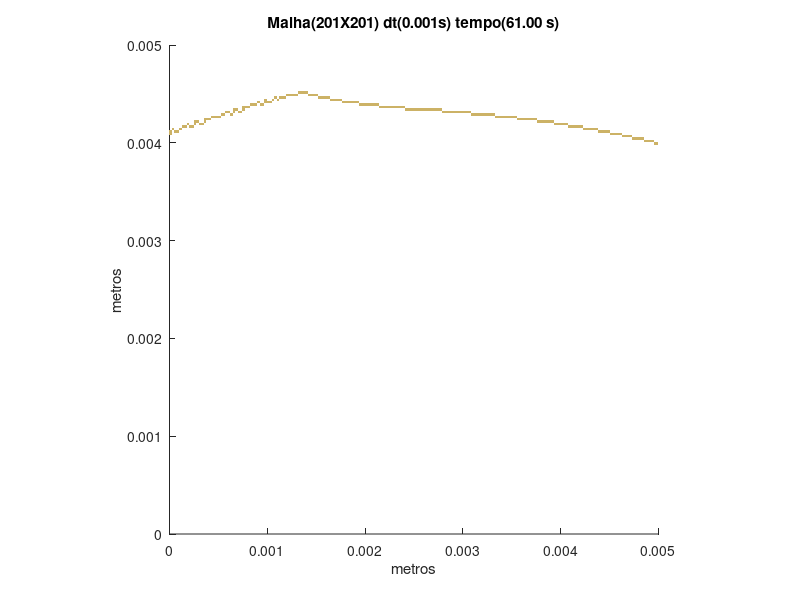

Recreate this plot in MATLAB.
set (gca,'PlotBoxAspectRatio',[1 1 1],'Xlim',[0,0.005],'Ylim',[0,0.005])
hold on
title('Malha(201X201) dt(0.001s) tempo(61.00 s)')
hold on
ylabel('metros')
hold on
xlabel('metros')
hold on

fill([0.00495024875621891 0.00495024875621891 0.00497512437810945 0.00497512437810945],[0.00398009950248756 0.00400497512437811 0.00400497512437811 0.00398009950248756],[0.8,0.7,0.4],'LineStyle','none')

fill([0.00497512437810945 0.00497512437810945 0.005 0.005],[0.00398009950248756 0.00400497512437811 0.00400497512437811 0.00398009950248756],[0.8,0.7,0.4],'LineStyle','none')

fill([0.00485074626865672 0.00485074626865672 0.00487562189054726 0.00487562189054726],[0.00400497512437811 0.00402985074626866 0.00402985074626866 0.00400497512437811],[0.8,0.7,0.4],'LineStyle','none')

fill([0.00487562189054726 0.00487562189054726 0.00490049751243781 0.00490049751243781],[0.00400497512437811 0.00402985074626866 0.00402985074626866 0.00400497512437811],[0.8,0.7,0.4],'LineStyle','none')

fill([0.00490049751243781 0.00490049751243781 0.00492537313432836 0.00492537313432836],[0.00400497512437811 0.00402985074626866 0.00402985074626866 0.00400497512437811],[0.8,0.7,0.4],'LineStyle','none')

fill([0.00492537313432836 0.00492537313432836 0.00495024875621891 0.00495024875621891],[0.00400497512437811 0.00402985074626866 0.00402985074626866 0.00400497512437811],[0.8,0.7,0.4],'LineStyle','none')

fill([0.00472636815920398 0.00472636815920398 0.00475124378109453 0.00475124378109453],[0.00402985074626866 0.0040547263681592 0.0040547263681592 0.00402985074626866],[0.8,0.7,0.4],'LineStyle','none')

fill([0.00475124378109453 0.00475124378109453 0.00477611940298507 0.00477611940298507],[0.00402985074626866 0.0040547263681592 0.0040547263681592 0.00402985074626866],[0.8,0.7,0.4],'LineStyle','none')

fill([0.00477611940298507 0.00477611940298507 0.00480099502487562 0.00480099502487562],[0.00402985074626866 0.0040547263681592 0.0040547263681592 0.00402985074626866],[0.8,0.7,0.4],'LineStyle','none')

fill([0.00480099502487562 0.00480099502487562 0.00482587064676617 0.00482587064676617],[0.00402985074626866 0.0040547263681592 0.0040547263681592 0.00402985074626866],[0.8,0.7,0.4],'LineStyle','none')

fill([0.00482587064676617 0.00482587064676617 0.00485074626865672 0.00485074626865672],[0.00402985074626866 0.0040547263681592 0.0040547263681592 0.00402985074626866],[0.8,0.7,0.4],'LineStyle','none')

fill([0.00462686567164179 0.00462686567164179 0.00465174129353234 0.00465174129353234],[0.0040547263681592 0.00407960199004975 0.00407960199004975 0.0040547263681592],[0.8,0.7,0.4],'LineStyle','none')

fill([0.00465174129353234 0.00465174129353234 0.00467661691542289 0.00467661691542289],[0.0040547263681592 0.00407960199004975 0.00407960199004975 0.0040547263681592],[0.8,0.7,0.4],'LineStyle','none')

fill([0.00467661691542289 0.00467661691542289 0.00470149253731343 0.00470149253731343],[0.0040547263681592 0.00407960199004975 0.00407960199004975 0.0040547263681592],[0.8,0.7,0.4],'LineStyle','none')

fill([0.00470149253731343 0.00470149253731343 0.00472636815920398 0.00472636815920398],[0.0040547263681592 0.00407960199004975 0.00407960199004975 0.0040547263681592],[0.8,0.7,0.4],'LineStyle','none')

fill([0 0 2.48756218905473E-05 2.48756218905473E-05],[0.00407960199004975 0.0041044776119403 0.0041044776119403 0.00407960199004975],[0.8,0.7,0.4],'LineStyle','none')

fill([0.00450248756218905 0.00450248756218905 0.0045273631840796 0.0045273631840796],[0.00407960199004975 0.0041044776119403 0.0041044776119403 0.00407960199004975],[0.8,0.7,0.4],'LineStyle','none')

fill([0.0045273631840796 0.0045273631840796 0.00455223880597015 0.00455223880597015],[0.00407960199004975 0.0041044776119403 0.0041044776119403 0.00407960199004975],[0.8,0.7,0.4],'LineStyle','none')

fill([0.00455223880597015 0.00455223880597015 0.0045771144278607 0.0045771144278607],[0.00407960199004975 0.0041044776119403 0.0041044776119403 0.00407960199004975],[0.8,0.7,0.4],'LineStyle','none')

fill([0.0045771144278607 0.0045771144278607 0.00460199004975124 0.00460199004975124],[0.00407960199004975 0.0041044776119403 0.0041044776119403 0.00407960199004975],[0.8,0.7,0.4],'LineStyle','none')

fill([0.00460199004975124 0.00460199004975124 0.00462686567164179 0.00462686567164179],[0.00407960199004975 0.0041044776119403 0.0041044776119403 0.00407960199004975],[0.8,0.7,0.4],'LineStyle','none')

fill([0 0 2.48756218905473E-05 2.48756218905473E-05],[0.0041044776119403 0.00412935323383085 0.00412935323383085 0.0041044776119403],[0.8,0.7,0.4],'LineStyle','none')

fill([4.97512437810945E-05 4.97512437810945E-05 7.46268656716418E-05 7.46268656716418E-05],[0.0041044776119403 0.00412935323383085 0.00412935323383085 0.0041044776119403],[0.8,0.7,0.4],'LineStyle','none')

fill([7.46268656716418E-05 7.46268656716418E-05 9.95024875621891E-05 9.95024875621891E-05],[0.0041044776119403 0.00412935323383085 0.00412935323383085 0.0041044776119403],[0.8,0.7,0.4],'LineStyle','none')

fill([0.00437810945273632 0.00437810945273632 0.00440298507462687 0.00440298507462687],[0.0041044776119403 0.00412935323383085 0.00412935323383085 0.0041044776119403],[0.8,0.7,0.4],'LineStyle','none')

fill([0.00440298507462687 0.00440298507462687 0.00442786069651741 0.00442786069651741],[0.0041044776119403 0.00412935323383085 0.00412935323383085 0.0041044776119403],[0.8,0.7,0.4],'LineStyle','none')

fill([0.00442786069651741 0.00442786069651741 0.00445273631840796 0.00445273631840796],[0.0041044776119403 0.00412935323383085 0.00412935323383085 0.0041044776119403],[0.8,0.7,0.4],'LineStyle','none')

fill([0.00445273631840796 0.00445273631840796 0.00447761194029851 0.00447761194029851],[0.0041044776119403 0.00412935323383085 0.00412935323383085 0.0041044776119403],[0.8,0.7,0.4],'LineStyle','none')

fill([0.00447761194029851 0.00447761194029851 0.00450248756218905 0.00450248756218905],[0.0041044776119403 0.00412935323383085 0.00412935323383085 0.0041044776119403],[0.8,0.7,0.4],'LineStyle','none')

fill([2.48756218905473E-05 2.48756218905473E-05 4.97512437810945E-05 4.97512437810945E-05],[0.00412935323383085 0.00415422885572139 0.00415422885572139 0.00412935323383085],[0.8,0.7,0.4],'LineStyle','none')

fill([9.95024875621891E-05 9.95024875621891E-05 0.000124378109452736 0.000124378109452736],[0.00412935323383085 0.00415422885572139 0.00415422885572139 0.00412935323383085],[0.8,0.7,0.4],'LineStyle','none')

fill([0.00422885572139303 0.00422885572139303 0.00425373134328358 0.00425373134328358],[0.00412935323383085 0.00415422885572139 0.00415422885572139 0.00412935323383085],[0.8,0.7,0.4],'LineStyle','none')

fill([0.00425373134328358 0.00425373134328358 0.00427860696517413 0.00427860696517413],[0.00412935323383085 0.00415422885572139 0.00415422885572139 0.00412935323383085],[0.8,0.7,0.4],'LineStyle','none')

fill([0.00427860696517413 0.00427860696517413 0.00430348258706468 0.00430348258706468],[0.00412935323383085 0.00415422885572139 0.00415422885572139 0.00412935323383085],[0.8,0.7,0.4],'LineStyle','none')

fill([0.00430348258706468 0.00430348258706468 0.00432835820895522 0.00432835820895522],[0.00412935323383085 0.00415422885572139 0.00415422885572139 0.00412935323383085],[0.8,0.7,0.4],'LineStyle','none')

fill([0.00432835820895522 0.00432835820895522 0.00435323383084577 0.00435323383084577],[0.00412935323383085 0.00415422885572139 0.00415422885572139 0.00412935323383085],[0.8,0.7,0.4],'LineStyle','none')

fill([0.00435323383084577 0.00435323383084577 0.00437810945273632 0.00437810945273632],[0.00412935323383085 0.00415422885572139 0.00415422885572139 0.00412935323383085],[0.8,0.7,0.4],'LineStyle','none')

fill([0.000124378109452736 0.000124378109452736 0.000149253731343284 0.000149253731343284],[0.00415422885572139 0.00417910447761194 0.00417910447761194 0.00415422885572139],[0.8,0.7,0.4],'LineStyle','none')

fill([0.000149253731343284 0.000149253731343284 0.000174129353233831 0.000174129353233831],[0.00415422885572139 0.00417910447761194 0.00417910447761194 0.00415422885572139],[0.8,0.7,0.4],'LineStyle','none')

fill([0.000199004975124378 0.000199004975124378 0.000223880597014925 0.000223880597014925],[0.00415422885572139 0.00417910447761194 0.00417910447761194 0.00415422885572139],[0.8,0.7,0.4],'LineStyle','none')

fill([0.000223880597014925 0.000223880597014925 0.000248756218905473 0.000248756218905473],[0.00415422885572139 0.00417910447761194 0.00417910447761194 0.00415422885572139],[0.8,0.7,0.4],'LineStyle','none')

fill([0.00407960199004975 0.00407960199004975 0.0041044776119403 0.0041044776119403],[0.00415422885572139 0.00417910447761194 0.00417910447761194 0.00415422885572139],[0.8,0.7,0.4],'LineStyle','none')

fill([0.0041044776119403 0.0041044776119403 0.00412935323383085 0.00412935323383085],[0.00415422885572139 0.00417910447761194 0.00417910447761194 0.00415422885572139],[0.8,0.7,0.4],'LineStyle','none')

fill([0.00412935323383085 0.00412935323383085 0.00415422885572139 0.00415422885572139],[0.00415422885572139 0.00417910447761194 0.00417910447761194 0.00415422885572139],[0.8,0.7,0.4],'LineStyle','none')

fill([0.00415422885572139 0.00415422885572139 0.00417910447761194 0.00417910447761194],[0.00415422885572139 0.00417910447761194 0.00417910447761194 0.00415422885572139],[0.8,0.7,0.4],'LineStyle','none')

fill([0.00417910447761194 0.00417910447761194 0.00420398009950249 0.00420398009950249],[0.00415422885572139 0.00417910447761194 0.00417910447761194 0.00415422885572139],[0.8,0.7,0.4],'LineStyle','none')

fill([0.00420398009950249 0.00420398009950249 0.00422885572139303 0.00422885572139303],[0.00415422885572139 0.00417910447761194 0.00417910447761194 0.00415422885572139],[0.8,0.7,0.4],'LineStyle','none')

fill([0.000174129353233831 0.000174129353233831 0.000199004975124378 0.000199004975124378],[0.00417910447761194 0.00420398009950249 0.00420398009950249 0.00417910447761194],[0.8,0.7,0.4],'LineStyle','none')

fill([0.000248756218905473 0.000248756218905473 0.00027363184079602 0.00027363184079602],[0.00417910447761194 0.00420398009950249 0.00420398009950249 0.00417910447761194],[0.8,0.7,0.4],'LineStyle','none')

fill([0.000298507462686567 0.000298507462686567 0.000323383084577114 0.000323383084577114],[0.00417910447761194 0.00420398009950249 0.00420398009950249 0.00417910447761194],[0.8,0.7,0.4],'LineStyle','none')

fill([0.000323383084577114 0.000323383084577114 0.000348258706467662 0.000348258706467662],[0.00417910447761194 0.00420398009950249 0.00420398009950249 0.00417910447761194],[0.8,0.7,0.4],'LineStyle','none')

fill([0.00393034825870647 0.00393034825870647 0.00395522388059701 0.00395522388059701],[0.00417910447761194 0.00420398009950249 0.00420398009950249 0.00417910447761194],[0.8,0.7,0.4],'LineStyle','none')

fill([0.00395522388059701 0.00395522388059701 0.00398009950248756 0.00398009950248756],[0.00417910447761194 0.00420398009950249 0.00420398009950249 0.00417910447761194],[0.8,0.7,0.4],'LineStyle','none')

fill([0.00398009950248756 0.00398009950248756 0.00400497512437811 0.00400497512437811],[0.00417910447761194 0.00420398009950249 0.00420398009950249 0.00417910447761194],[0.8,0.7,0.4],'LineStyle','none')

fill([0.00400497512437811 0.00400497512437811 0.00402985074626866 0.00402985074626866],[0.00417910447761194 0.00420398009950249 0.00420398009950249 0.00417910447761194],[0.8,0.7,0.4],'LineStyle','none')

fill([0.00402985074626866 0.00402985074626866 0.0040547263681592 0.0040547263681592],[0.00417910447761194 0.00420398009950249 0.00420398009950249 0.00417910447761194],[0.8,0.7,0.4],'LineStyle','none')

fill([0.0040547263681592 0.0040547263681592 0.00407960199004975 0.00407960199004975],[0.00417910447761194 0.00420398009950249 0.00420398009950249 0.00417910447761194],[0.8,0.7,0.4],'LineStyle','none')

fill([0.000248756218905473 0.000248756218905473 0.00027363184079602 0.00027363184079602],[0.00420398009950249 0.00422885572139303 0.00422885572139303 0.00420398009950249],[0.8,0.7,0.4],'LineStyle','none')

fill([0.00027363184079602 0.00027363184079602 0.000298507462686567 0.000298507462686567],[0.00420398009950249 0.00422885572139303 0.00422885572139303 0.00420398009950249],[0.8,0.7,0.4],'LineStyle','none')

fill([0.000348258706467662 0.000348258706467662 0.000373134328358209 0.000373134328358209],[0.00420398009950249 0.00422885572139303 0.00422885572139303 0.00420398009950249],[0.8,0.7,0.4],'LineStyle','none')

fill([0.00375621890547264 0.00375621890547264 0.00378109452736318 0.00378109452736318],[0.00420398009950249 0.00422885572139303 0.00422885572139303 0.00420398009950249],[0.8,0.7,0.4],'LineStyle','none')

fill([0.00378109452736318 0.00378109452736318 0.00380597014925373 0.00380597014925373],[0.00420398009950249 0.00422885572139303 0.00422885572139303 0.00420398009950249],[0.8,0.7,0.4],'LineStyle','none')

fill([0.00380597014925373 0.00380597014925373 0.00383084577114428 0.00383084577114428],[0.00420398009950249 0.00422885572139303 0.00422885572139303 0.00420398009950249],[0.8,0.7,0.4],'LineStyle','none')

fill([0.00383084577114428 0.00383084577114428 0.00385572139303483 0.00385572139303483],[0.00420398009950249 0.00422885572139303 0.00422885572139303 0.00420398009950249],[0.8,0.7,0.4],'LineStyle','none')

fill([0.00385572139303483 0.00385572139303483 0.00388059701492537 0.00388059701492537],[0.00420398009950249 0.00422885572139303 0.00422885572139303 0.00420398009950249],[0.8,0.7,0.4],'LineStyle','none')

fill([0.00388059701492537 0.00388059701492537 0.00390547263681592 0.00390547263681592],[0.00420398009950249 0.00422885572139303 0.00422885572139303 0.00420398009950249],[0.8,0.7,0.4],'LineStyle','none')

fill([0.00390547263681592 0.00390547263681592 0.00393034825870647 0.00393034825870647],[0.00420398009950249 0.00422885572139303 0.00422885572139303 0.00420398009950249],[0.8,0.7,0.4],'LineStyle','none')

fill([0.000348258706467662 0.000348258706467662 0.000373134328358209 0.000373134328358209],[0.00422885572139303 0.00425373134328358 0.00425373134328358 0.00422885572139303],[0.8,0.7,0.4],'LineStyle','none')

fill([0.000373134328358209 0.000373134328358209 0.000398009950248756 0.000398009950248756],[0.00422885572139303 0.00425373134328358 0.00425373134328358 0.00422885572139303],[0.8,0.7,0.4],'LineStyle','none')

fill([0.000398009950248756 0.000398009950248756 0.000422885572139303 0.000422885572139303],[0.00422885572139303 0.00425373134328358 0.00425373134328358 0.00422885572139303],[0.8,0.7,0.4],'LineStyle','none')

fill([0.00355721393034826 0.00355721393034826 0.00358208955223881 0.00358208955223881],[0.00422885572139303 0.00425373134328358 0.00425373134328358 0.00422885572139303],[0.8,0.7,0.4],'LineStyle','none')

fill([0.00358208955223881 0.00358208955223881 0.00360696517412935 0.00360696517412935],[0.00422885572139303 0.00425373134328358 0.00425373134328358 0.00422885572139303],[0.8,0.7,0.4],'LineStyle','none')

fill([0.00360696517412935 0.00360696517412935 0.0036318407960199 0.0036318407960199],[0.00422885572139303 0.00425373134328358 0.00425373134328358 0.00422885572139303],[0.8,0.7,0.4],'LineStyle','none')

fill([0.0036318407960199 0.0036318407960199 0.00365671641791045 0.00365671641791045],[0.00422885572139303 0.00425373134328358 0.00425373134328358 0.00422885572139303],[0.8,0.7,0.4],'LineStyle','none')

fill([0.00365671641791045 0.00365671641791045 0.003681592039801 0.003681592039801],[0.00422885572139303 0.00425373134328358 0.00425373134328358 0.00422885572139303],[0.8,0.7,0.4],'LineStyle','none')

fill([0.003681592039801 0.003681592039801 0.00370646766169154 0.00370646766169154],[0.00422885572139303 0.00425373134328358 0.00425373134328358 0.00422885572139303],[0.8,0.7,0.4],'LineStyle','none')

fill([0.00370646766169154 0.00370646766169154 0.00373134328358209 0.00373134328358209],[0.00422885572139303 0.00425373134328358 0.00425373134328358 0.00422885572139303],[0.8,0.7,0.4],'LineStyle','none')

fill([0.00373134328358209 0.00373134328358209 0.00375621890547264 0.00375621890547264],[0.00422885572139303 0.00425373134328358 0.00425373134328358 0.00422885572139303],[0.8,0.7,0.4],'LineStyle','none')

fill([0.000422885572139303 0.000422885572139303 0.000447761194029851 0.000447761194029851],[0.00425373134328358 0.00427860696517413 0.00427860696517413 0.00425373134328358],[0.8,0.7,0.4],'LineStyle','none')

fill([0.000447761194029851 0.000447761194029851 0.000472636815920398 0.000472636815920398],[0.00425373134328358 0.00427860696517413 0.00427860696517413 0.00425373134328358],[0.8,0.7,0.4],'LineStyle','none')

fill([0.000472636815920398 0.000472636815920398 0.000497512437810945 0.000497512437810945],[0.00425373134328358 0.00427860696517413 0.00427860696517413 0.00425373134328358],[0.8,0.7,0.4],'LineStyle','none')

fill([0.000497512437810945 0.000497512437810945 0.000522388059701492 0.000522388059701492],[0.00425373134328358 0.00427860696517413 0.00427860696517413 0.00425373134328358],[0.8,0.7,0.4],'LineStyle','none')

fill([0.00333333333333333 0.00333333333333333 0.00335820895522388 0.00335820895522388],[0.00425373134328358 0.00427860696517413 0.00427860696517413 0.00425373134328358],[0.8,0.7,0.4],'LineStyle','none')

fill([0.00335820895522388 0.00335820895522388 0.00338308457711443 0.00338308457711443],[0.00425373134328358 0.00427860696517413 0.00427860696517413 0.00425373134328358],[0.8,0.7,0.4],'LineStyle','none')

fill([0.00338308457711443 0.00338308457711443 0.00340796019900498 0.00340796019900498],[0.00425373134328358 0.00427860696517413 0.00427860696517413 0.00425373134328358],[0.8,0.7,0.4],'LineStyle','none')

fill([0.00340796019900498 0.00340796019900498 0.00343283582089552 0.00343283582089552],[0.00425373134328358 0.00427860696517413 0.00427860696517413 0.00425373134328358],[0.8,0.7,0.4],'LineStyle','none')

fill([0.00343283582089552 0.00343283582089552 0.00345771144278607 0.00345771144278607],[0.00425373134328358 0.00427860696517413 0.00427860696517413 0.00425373134328358],[0.8,0.7,0.4],'LineStyle','none')

fill([0.00345771144278607 0.00345771144278607 0.00348258706467662 0.00348258706467662],[0.00425373134328358 0.00427860696517413 0.00427860696517413 0.00425373134328358],[0.8,0.7,0.4],'LineStyle','none')

fill([0.00348258706467662 0.00348258706467662 0.00350746268656716 0.00350746268656716],[0.00425373134328358 0.00427860696517413 0.00427860696517413 0.00425373134328358],[0.8,0.7,0.4],'LineStyle','none')

fill([0.00350746268656716 0.00350746268656716 0.00353233830845771 0.00353233830845771],[0.00425373134328358 0.00427860696517413 0.00427860696517413 0.00425373134328358],[0.8,0.7,0.4],'LineStyle','none')

fill([0.00353233830845771 0.00353233830845771 0.00355721393034826 0.00355721393034826],[0.00425373134328358 0.00427860696517413 0.00427860696517413 0.00425373134328358],[0.8,0.7,0.4],'LineStyle','none')

fill([0.000522388059701492 0.000522388059701492 0.00054726368159204 0.00054726368159204],[0.00427860696517413 0.00430348258706468 0.00430348258706468 0.00427860696517413],[0.8,0.7,0.4],'LineStyle','none')

fill([0.00054726368159204 0.00054726368159204 0.000572139303482587 0.000572139303482587],[0.00427860696517413 0.00430348258706468 0.00430348258706468 0.00427860696517413],[0.8,0.7,0.4],'LineStyle','none')

fill([0.000621890547263682 0.000621890547263682 0.000646766169154229 0.000646766169154229],[0.00427860696517413 0.00430348258706468 0.00430348258706468 0.00427860696517413],[0.8,0.7,0.4],'LineStyle','none')

fill([0.00308457711442786 0.00308457711442786 0.00310945273631841 0.00310945273631841],[0.00427860696517413 0.00430348258706468 0.00430348258706468 0.00427860696517413],[0.8,0.7,0.4],'LineStyle','none')

fill([0.00310945273631841 0.00310945273631841 0.00313432835820896 0.00313432835820896],[0.00427860696517413 0.00430348258706468 0.00430348258706468 0.00427860696517413],[0.8,0.7,0.4],'LineStyle','none')

fill([0.00313432835820896 0.00313432835820896 0.0031592039800995 0.0031592039800995],[0.00427860696517413 0.00430348258706468 0.00430348258706468 0.00427860696517413],[0.8,0.7,0.4],'LineStyle','none')

fill([0.0031592039800995 0.0031592039800995 0.00318407960199005 0.00318407960199005],[0.00427860696517413 0.00430348258706468 0.00430348258706468 0.00427860696517413],[0.8,0.7,0.4],'LineStyle','none')

fill([0.00318407960199005 0.00318407960199005 0.0032089552238806 0.0032089552238806],[0.00427860696517413 0.00430348258706468 0.00430348258706468 0.00427860696517413],[0.8,0.7,0.4],'LineStyle','none')

fill([0.0032089552238806 0.0032089552238806 0.00323383084577114 0.00323383084577114],[0.00427860696517413 0.00430348258706468 0.00430348258706468 0.00427860696517413],[0.8,0.7,0.4],'LineStyle','none')

fill([0.00323383084577114 0.00323383084577114 0.00325870646766169 0.00325870646766169],[0.00427860696517413 0.00430348258706468 0.00430348258706468 0.00427860696517413],[0.8,0.7,0.4],'LineStyle','none')

fill([0.00325870646766169 0.00325870646766169 0.00328358208955224 0.00328358208955224],[0.00427860696517413 0.00430348258706468 0.00430348258706468 0.00427860696517413],[0.8,0.7,0.4],'LineStyle','none')

fill([0.00328358208955224 0.00328358208955224 0.00330845771144279 0.00330845771144279],[0.00427860696517413 0.00430348258706468 0.00430348258706468 0.00427860696517413],[0.8,0.7,0.4],'LineStyle','none')

fill([0.00330845771144279 0.00330845771144279 0.00333333333333333 0.00333333333333333],[0.00427860696517413 0.00430348258706468 0.00430348258706468 0.00427860696517413],[0.8,0.7,0.4],'LineStyle','none')

fill([0.000572139303482587 0.000572139303482587 0.000597014925373134 0.000597014925373134],[0.00430348258706468 0.00432835820895522 0.00432835820895522 0.00430348258706468],[0.8,0.7,0.4],'LineStyle','none')

fill([0.000597014925373134 0.000597014925373134 0.000621890547263682 0.000621890547263682],[0.00430348258706468 0.00432835820895522 0.00432835820895522 0.00430348258706468],[0.8,0.7,0.4],'LineStyle','none')

fill([0.000646766169154229 0.000646766169154229 0.000671641791044776 0.000671641791044776],[0.00430348258706468 0.00432835820895522 0.00432835820895522 0.00430348258706468],[0.8,0.7,0.4],'LineStyle','none')

fill([0.000696517412935323 0.000696517412935323 0.000721393034825871 0.000721393034825871],[0.00430348258706468 0.00432835820895522 0.00432835820895522 0.00430348258706468],[0.8,0.7,0.4],'LineStyle','none')

fill([0.000721393034825871 0.000721393034825871 0.000746268656716418 0.000746268656716418],[0.00430348258706468 0.00432835820895522 0.00432835820895522 0.00430348258706468],[0.8,0.7,0.4],'LineStyle','none')

fill([0.00278606965174129 0.00278606965174129 0.00281094527363184 0.00281094527363184],[0.00430348258706468 0.00432835820895522 0.00432835820895522 0.00430348258706468],[0.8,0.7,0.4],'LineStyle','none')

fill([0.00281094527363184 0.00281094527363184 0.00283582089552239 0.00283582089552239],[0.00430348258706468 0.00432835820895522 0.00432835820895522 0.00430348258706468],[0.8,0.7,0.4],'LineStyle','none')

fill([0.00283582089552239 0.00283582089552239 0.00286069651741294 0.00286069651741294],[0.00430348258706468 0.00432835820895522 0.00432835820895522 0.00430348258706468],[0.8,0.7,0.4],'LineStyle','none')

fill([0.00286069651741294 0.00286069651741294 0.00288557213930348 0.00288557213930348],[0.00430348258706468 0.00432835820895522 0.00432835820895522 0.00430348258706468],[0.8,0.7,0.4],'LineStyle','none')

fill([0.00288557213930348 0.00288557213930348 0.00291044776119403 0.00291044776119403],[0.00430348258706468 0.00432835820895522 0.00432835820895522 0.00430348258706468],[0.8,0.7,0.4],'LineStyle','none')

fill([0.00291044776119403 0.00291044776119403 0.00293532338308458 0.00293532338308458],[0.00430348258706468 0.00432835820895522 0.00432835820895522 0.00430348258706468],[0.8,0.7,0.4],'LineStyle','none')

fill([0.00293532338308458 0.00293532338308458 0.00296019900497512 0.00296019900497512],[0.00430348258706468 0.00432835820895522 0.00432835820895522 0.00430348258706468],[0.8,0.7,0.4],'LineStyle','none')

fill([0.00296019900497512 0.00296019900497512 0.00298507462686567 0.00298507462686567],[0.00430348258706468 0.00432835820895522 0.00432835820895522 0.00430348258706468],[0.8,0.7,0.4],'LineStyle','none')

fill([0.00298507462686567 0.00298507462686567 0.00300995024875622 0.00300995024875622],[0.00430348258706468 0.00432835820895522 0.00432835820895522 0.00430348258706468],[0.8,0.7,0.4],'LineStyle','none')

fill([0.00300995024875622 0.00300995024875622 0.00303482587064677 0.00303482587064677],[0.00430348258706468 0.00432835820895522 0.00432835820895522 0.00430348258706468],[0.8,0.7,0.4],'LineStyle','none')

fill([0.00303482587064677 0.00303482587064677 0.00305970149253731 0.00305970149253731],[0.00430348258706468 0.00432835820895522 0.00432835820895522 0.00430348258706468],[0.8,0.7,0.4],'LineStyle','none')

fill([0.00305970149253731 0.00305970149253731 0.00308457711442786 0.00308457711442786],[0.00430348258706468 0.00432835820895522 0.00432835820895522 0.00430348258706468],[0.8,0.7,0.4],'LineStyle','none')

fill([0.000646766169154229 0.000646766169154229 0.000671641791044776 0.000671641791044776],[0.00432835820895522 0.00435323383084577 0.00435323383084577 0.00432835820895522],[0.8,0.7,0.4],'LineStyle','none')

fill([0.000671641791044776 0.000671641791044776 0.000696517412935323 0.000696517412935323],[0.00432835820895522 0.00435323383084577 0.00435323383084577 0.00432835820895522],[0.8,0.7,0.4],'LineStyle','none')

fill([0.000746268656716418 0.000746268656716418 0.000771144278606965 0.000771144278606965],[0.00432835820895522 0.00435323383084577 0.00435323383084577 0.00432835820895522],[0.8,0.7,0.4],'LineStyle','none')

fill([0.00241293532338308 0.00241293532338308 0.00243781094527363 0.00243781094527363],[0.00432835820895522 0.00435323383084577 0.00435323383084577 0.00432835820895522],[0.8,0.7,0.4],'LineStyle','none')

fill([0.00243781094527363 0.00243781094527363 0.00246268656716418 0.00246268656716418],[0.00432835820895522 0.00435323383084577 0.00435323383084577 0.00432835820895522],[0.8,0.7,0.4],'LineStyle','none')

fill([0.00246268656716418 0.00246268656716418 0.00248756218905473 0.00248756218905473],[0.00432835820895522 0.00435323383084577 0.00435323383084577 0.00432835820895522],[0.8,0.7,0.4],'LineStyle','none')

fill([0.00248756218905473 0.00248756218905473 0.00251243781094527 0.00251243781094527],[0.00432835820895522 0.00435323383084577 0.00435323383084577 0.00432835820895522],[0.8,0.7,0.4],'LineStyle','none')

fill([0.00251243781094527 0.00251243781094527 0.00253731343283582 0.00253731343283582],[0.00432835820895522 0.00435323383084577 0.00435323383084577 0.00432835820895522],[0.8,0.7,0.4],'LineStyle','none')

fill([0.00253731343283582 0.00253731343283582 0.00256218905472637 0.00256218905472637],[0.00432835820895522 0.00435323383084577 0.00435323383084577 0.00432835820895522],[0.8,0.7,0.4],'LineStyle','none')

fill([0.00256218905472637 0.00256218905472637 0.00258706467661692 0.00258706467661692],[0.00432835820895522 0.00435323383084577 0.00435323383084577 0.00432835820895522],[0.8,0.7,0.4],'LineStyle','none')

fill([0.00258706467661692 0.00258706467661692 0.00261194029850746 0.00261194029850746],[0.00432835820895522 0.00435323383084577 0.00435323383084577 0.00432835820895522],[0.8,0.7,0.4],'LineStyle','none')

fill([0.00261194029850746 0.00261194029850746 0.00263681592039801 0.00263681592039801],[0.00432835820895522 0.00435323383084577 0.00435323383084577 0.00432835820895522],[0.8,0.7,0.4],'LineStyle','none')

fill([0.00263681592039801 0.00263681592039801 0.00266169154228856 0.00266169154228856],[0.00432835820895522 0.00435323383084577 0.00435323383084577 0.00432835820895522],[0.8,0.7,0.4],'LineStyle','none')

fill([0.00266169154228856 0.00266169154228856 0.0026865671641791 0.0026865671641791],[0.00432835820895522 0.00435323383084577 0.00435323383084577 0.00432835820895522],[0.8,0.7,0.4],'LineStyle','none')

fill([0.0026865671641791 0.0026865671641791 0.00271144278606965 0.00271144278606965],[0.00432835820895522 0.00435323383084577 0.00435323383084577 0.00432835820895522],[0.8,0.7,0.4],'LineStyle','none')

fill([0.00271144278606965 0.00271144278606965 0.0027363184079602 0.0027363184079602],[0.00432835820895522 0.00435323383084577 0.00435323383084577 0.00432835820895522],[0.8,0.7,0.4],'LineStyle','none')

fill([0.0027363184079602 0.0027363184079602 0.00276119402985075 0.00276119402985075],[0.00432835820895522 0.00435323383084577 0.00435323383084577 0.00432835820895522],[0.8,0.7,0.4],'LineStyle','none')

fill([0.00276119402985075 0.00276119402985075 0.00278606965174129 0.00278606965174129],[0.00432835820895522 0.00435323383084577 0.00435323383084577 0.00432835820895522],[0.8,0.7,0.4],'LineStyle','none')

fill([0.000746268656716418 0.000746268656716418 0.000771144278606965 0.000771144278606965],[0.00435323383084577 0.00437810945273632 0.00437810945273632 0.00435323383084577],[0.8,0.7,0.4],'LineStyle','none')

fill([0.000771144278606965 0.000771144278606965 0.000796019900497512 0.000796019900497512],[0.00435323383084577 0.00437810945273632 0.00437810945273632 0.00435323383084577],[0.8,0.7,0.4],'LineStyle','none')

fill([0.000796019900497512 0.000796019900497512 0.00082089552238806 0.00082089552238806],[0.00435323383084577 0.00437810945273632 0.00437810945273632 0.00435323383084577],[0.8,0.7,0.4],'LineStyle','none')

fill([0.00213930348258706 0.00213930348258706 0.00216417910447761 0.00216417910447761],[0.00435323383084577 0.00437810945273632 0.00437810945273632 0.00435323383084577],[0.8,0.7,0.4],'LineStyle','none')

fill([0.00216417910447761 0.00216417910447761 0.00218905472636816 0.00218905472636816],[0.00435323383084577 0.00437810945273632 0.00437810945273632 0.00435323383084577],[0.8,0.7,0.4],'LineStyle','none')

fill([0.00218905472636816 0.00218905472636816 0.00221393034825871 0.00221393034825871],[0.00435323383084577 0.00437810945273632 0.00437810945273632 0.00435323383084577],[0.8,0.7,0.4],'LineStyle','none')

fill([0.00221393034825871 0.00221393034825871 0.00223880597014925 0.00223880597014925],[0.00435323383084577 0.00437810945273632 0.00437810945273632 0.00435323383084577],[0.8,0.7,0.4],'LineStyle','none')

fill([0.00223880597014925 0.00223880597014925 0.0022636815920398 0.0022636815920398],[0.00435323383084577 0.00437810945273632 0.00437810945273632 0.00435323383084577],[0.8,0.7,0.4],'LineStyle','none')

fill([0.0022636815920398 0.0022636815920398 0.00228855721393035 0.00228855721393035],[0.00435323383084577 0.00437810945273632 0.00437810945273632 0.00435323383084577],[0.8,0.7,0.4],'LineStyle','none')

fill([0.00228855721393035 0.00228855721393035 0.0023134328358209 0.0023134328358209],[0.00435323383084577 0.00437810945273632 0.00437810945273632 0.00435323383084577],[0.8,0.7,0.4],'LineStyle','none')

fill([0.0023134328358209 0.0023134328358209 0.00233830845771144 0.00233830845771144],[0.00435323383084577 0.00437810945273632 0.00437810945273632 0.00435323383084577],[0.8,0.7,0.4],'LineStyle','none')

fill([0.00233830845771144 0.00233830845771144 0.00236318407960199 0.00236318407960199],[0.00435323383084577 0.00437810945273632 0.00437810945273632 0.00435323383084577],[0.8,0.7,0.4],'LineStyle','none')

fill([0.00236318407960199 0.00236318407960199 0.00238805970149254 0.00238805970149254],[0.00435323383084577 0.00437810945273632 0.00437810945273632 0.00435323383084577],[0.8,0.7,0.4],'LineStyle','none')

fill([0.00238805970149254 0.00238805970149254 0.00241293532338308 0.00241293532338308],[0.00435323383084577 0.00437810945273632 0.00437810945273632 0.00435323383084577],[0.8,0.7,0.4],'LineStyle','none')

fill([0.00082089552238806 0.00082089552238806 0.000845771144278607 0.000845771144278607],[0.00437810945273632 0.00440298507462687 0.00440298507462687 0.00437810945273632],[0.8,0.7,0.4],'LineStyle','none')

fill([0.000845771144278607 0.000845771144278607 0.000870646766169154 0.000870646766169154],[0.00437810945273632 0.00440298507462687 0.00440298507462687 0.00437810945273632],[0.8,0.7,0.4],'LineStyle','none')

fill([0.000870646766169154 0.000870646766169154 0.000895522388059702 0.000895522388059702],[0.00437810945273632 0.00440298507462687 0.00440298507462687 0.00437810945273632],[0.8,0.7,0.4],'LineStyle','none')

fill([0.000920398009950249 0.000920398009950249 0.000945273631840796 0.000945273631840796],[0.00437810945273632 0.00440298507462687 0.00440298507462687 0.00437810945273632],[0.8,0.7,0.4],'LineStyle','none')

fill([0.000945273631840796 0.000945273631840796 0.000970149253731343 0.000970149253731343],[0.00437810945273632 0.00440298507462687 0.00440298507462687 0.00437810945273632],[0.8,0.7,0.4],'LineStyle','none')

fill([0.00194029850746269 0.00194029850746269 0.00196517412935323 0.00196517412935323],[0.00437810945273632 0.00440298507462687 0.00440298507462687 0.00437810945273632],[0.8,0.7,0.4],'LineStyle','none')

fill([0.00196517412935323 0.00196517412935323 0.00199004975124378 0.00199004975124378],[0.00437810945273632 0.00440298507462687 0.00440298507462687 0.00437810945273632],[0.8,0.7,0.4],'LineStyle','none')

fill([0.00199004975124378 0.00199004975124378 0.00201492537313433 0.00201492537313433],[0.00437810945273632 0.00440298507462687 0.00440298507462687 0.00437810945273632],[0.8,0.7,0.4],'LineStyle','none')

fill([0.00201492537313433 0.00201492537313433 0.00203980099502488 0.00203980099502488],[0.00437810945273632 0.00440298507462687 0.00440298507462687 0.00437810945273632],[0.8,0.7,0.4],'LineStyle','none')

fill([0.00203980099502488 0.00203980099502488 0.00206467661691542 0.00206467661691542],[0.00437810945273632 0.00440298507462687 0.00440298507462687 0.00437810945273632],[0.8,0.7,0.4],'LineStyle','none')

fill([0.00206467661691542 0.00206467661691542 0.00208955223880597 0.00208955223880597],[0.00437810945273632 0.00440298507462687 0.00440298507462687 0.00437810945273632],[0.8,0.7,0.4],'LineStyle','none')

fill([0.00208955223880597 0.00208955223880597 0.00211442786069652 0.00211442786069652],[0.00437810945273632 0.00440298507462687 0.00440298507462687 0.00437810945273632],[0.8,0.7,0.4],'LineStyle','none')

fill([0.00211442786069652 0.00211442786069652 0.00213930348258706 0.00213930348258706],[0.00437810945273632 0.00440298507462687 0.00440298507462687 0.00437810945273632],[0.8,0.7,0.4],'LineStyle','none')

fill([0.000895522388059702 0.000895522388059702 0.000920398009950249 0.000920398009950249],[0.00440298507462687 0.00442786069651741 0.00442786069651741 0.00440298507462687],[0.8,0.7,0.4],'LineStyle','none')

fill([0.000970149253731343 0.000970149253731343 0.00099502487562189 0.00099502487562189],[0.00440298507462687 0.00442786069651741 0.00442786069651741 0.00440298507462687],[0.8,0.7,0.4],'LineStyle','none')

fill([0.00099502487562189 0.00099502487562189 0.00101990049751244 0.00101990049751244],[0.00440298507462687 0.00442786069651741 0.00442786069651741 0.00440298507462687],[0.8,0.7,0.4],'LineStyle','none')

fill([0.00101990049751244 0.00101990049751244 0.00104477611940298 0.00104477611940298],[0.00440298507462687 0.00442786069651741 0.00442786069651741 0.00440298507462687],[0.8,0.7,0.4],'LineStyle','none')

fill([0.00176616915422886 0.00176616915422886 0.0017910447761194 0.0017910447761194],[0.00440298507462687 0.00442786069651741 0.00442786069651741 0.00440298507462687],[0.8,0.7,0.4],'LineStyle','none')

fill([0.0017910447761194 0.0017910447761194 0.00181592039800995 0.00181592039800995],[0.00440298507462687 0.00442786069651741 0.00442786069651741 0.00440298507462687],[0.8,0.7,0.4],'LineStyle','none')

fill([0.00181592039800995 0.00181592039800995 0.0018407960199005 0.0018407960199005],[0.00440298507462687 0.00442786069651741 0.00442786069651741 0.00440298507462687],[0.8,0.7,0.4],'LineStyle','none')

fill([0.0018407960199005 0.0018407960199005 0.00186567164179104 0.00186567164179104],[0.00440298507462687 0.00442786069651741 0.00442786069651741 0.00440298507462687],[0.8,0.7,0.4],'LineStyle','none')

fill([0.00186567164179104 0.00186567164179104 0.00189054726368159 0.00189054726368159],[0.00440298507462687 0.00442786069651741 0.00442786069651741 0.00440298507462687],[0.8,0.7,0.4],'LineStyle','none')

fill([0.00189054726368159 0.00189054726368159 0.00191542288557214 0.00191542288557214],[0.00440298507462687 0.00442786069651741 0.00442786069651741 0.00440298507462687],[0.8,0.7,0.4],'LineStyle','none')

fill([0.00191542288557214 0.00191542288557214 0.00194029850746269 0.00194029850746269],[0.00440298507462687 0.00442786069651741 0.00442786069651741 0.00440298507462687],[0.8,0.7,0.4],'LineStyle','none')

fill([0.000970149253731343 0.000970149253731343 0.00099502487562189 0.00099502487562189],[0.00442786069651741 0.00445273631840796 0.00445273631840796 0.00442786069651741],[0.8,0.7,0.4],'LineStyle','none')

fill([0.00104477611940298 0.00104477611940298 0.00106965174129353 0.00106965174129353],[0.00442786069651741 0.00445273631840796 0.00445273631840796 0.00442786069651741],[0.8,0.7,0.4],'LineStyle','none')

fill([0.00109452736318408 0.00109452736318408 0.00111940298507463 0.00111940298507463],[0.00442786069651741 0.00445273631840796 0.00445273631840796 0.00442786069651741],[0.8,0.7,0.4],'LineStyle','none')

fill([0.00164179104477612 0.00164179104477612 0.00166666666666667 0.00166666666666667],[0.00442786069651741 0.00445273631840796 0.00445273631840796 0.00442786069651741],[0.8,0.7,0.4],'LineStyle','none')

fill([0.00166666666666667 0.00166666666666667 0.00169154228855721 0.00169154228855721],[0.00442786069651741 0.00445273631840796 0.00445273631840796 0.00442786069651741],[0.8,0.7,0.4],'LineStyle','none')

fill([0.00169154228855721 0.00169154228855721 0.00171641791044776 0.00171641791044776],[0.00442786069651741 0.00445273631840796 0.00445273631840796 0.00442786069651741],[0.8,0.7,0.4],'LineStyle','none')

fill([0.00171641791044776 0.00171641791044776 0.00174129353233831 0.00174129353233831],[0.00442786069651741 0.00445273631840796 0.00445273631840796 0.00442786069651741],[0.8,0.7,0.4],'LineStyle','none')

fill([0.00174129353233831 0.00174129353233831 0.00176616915422886 0.00176616915422886],[0.00442786069651741 0.00445273631840796 0.00445273631840796 0.00442786069651741],[0.8,0.7,0.4],'LineStyle','none')

fill([0.00106965174129353 0.00106965174129353 0.00109452736318408 0.00109452736318408],[0.00445273631840796 0.00447761194029851 0.00447761194029851 0.00445273631840796],[0.8,0.7,0.4],'LineStyle','none')

fill([0.00111940298507463 0.00111940298507463 0.00114427860696517 0.00114427860696517],[0.00445273631840796 0.00447761194029851 0.00447761194029851 0.00445273631840796],[0.8,0.7,0.4],'LineStyle','none')

fill([0.00114427860696517 0.00114427860696517 0.00116915422885572 0.00116915422885572],[0.00445273631840796 0.00447761194029851 0.00447761194029851 0.00445273631840796],[0.8,0.7,0.4],'LineStyle','none')

fill([0.00116915422885572 0.00116915422885572 0.00119402985074627 0.00119402985074627],[0.00445273631840796 0.00447761194029851 0.00447761194029851 0.00445273631840796],[0.8,0.7,0.4],'LineStyle','none')

fill([0.00151741293532338 0.00151741293532338 0.00154228855721393 0.00154228855721393],[0.00445273631840796 0.00447761194029851 0.00447761194029851 0.00445273631840796],[0.8,0.7,0.4],'LineStyle','none')

fill([0.00154228855721393 0.00154228855721393 0.00156716417910448 0.00156716417910448],[0.00445273631840796 0.00447761194029851 0.00447761194029851 0.00445273631840796],[0.8,0.7,0.4],'LineStyle','none')

fill([0.00156716417910448 0.00156716417910448 0.00159203980099502 0.00159203980099502],[0.00445273631840796 0.00447761194029851 0.00447761194029851 0.00445273631840796],[0.8,0.7,0.4],'LineStyle','none')

fill([0.00159203980099502 0.00159203980099502 0.00161691542288557 0.00161691542288557],[0.00445273631840796 0.00447761194029851 0.00447761194029851 0.00445273631840796],[0.8,0.7,0.4],'LineStyle','none')

fill([0.00161691542288557 0.00161691542288557 0.00164179104477612 0.00164179104477612],[0.00445273631840796 0.00447761194029851 0.00447761194029851 0.00445273631840796],[0.8,0.7,0.4],'LineStyle','none')

fill([0.00119402985074627 0.00119402985074627 0.00121890547263682 0.00121890547263682],[0.00447761194029851 0.00450248756218905 0.00450248756218905 0.00447761194029851],[0.8,0.7,0.4],'LineStyle','none')

fill([0.00121890547263682 0.00121890547263682 0.00124378109452736 0.00124378109452736],[0.00447761194029851 0.00450248756218905 0.00450248756218905 0.00447761194029851],[0.8,0.7,0.4],'LineStyle','none')

fill([0.00124378109452736 0.00124378109452736 0.00126865671641791 0.00126865671641791],[0.00447761194029851 0.00450248756218905 0.00450248756218905 0.00447761194029851],[0.8,0.7,0.4],'LineStyle','none')

fill([0.00126865671641791 0.00126865671641791 0.00129353233830846 0.00129353233830846],[0.00447761194029851 0.00450248756218905 0.00450248756218905 0.00447761194029851],[0.8,0.7,0.4],'LineStyle','none')

fill([0.00129353233830846 0.00129353233830846 0.001318407960199 0.001318407960199],[0.00447761194029851 0.00450248756218905 0.00450248756218905 0.00447761194029851],[0.8,0.7,0.4],'LineStyle','none')

fill([0.00141791044776119 0.00141791044776119 0.00144278606965174 0.00144278606965174],[0.00447761194029851 0.00450248756218905 0.00450248756218905 0.00447761194029851],[0.8,0.7,0.4],'LineStyle','none')

fill([0.00144278606965174 0.00144278606965174 0.00146766169154229 0.00146766169154229],[0.00447761194029851 0.00450248756218905 0.00450248756218905 0.00447761194029851],[0.8,0.7,0.4],'LineStyle','none')

fill([0.00146766169154229 0.00146766169154229 0.00149253731343284 0.00149253731343284],[0.00447761194029851 0.00450248756218905 0.00450248756218905 0.00447761194029851],[0.8,0.7,0.4],'LineStyle','none')

fill([0.00149253731343284 0.00149253731343284 0.00151741293532338 0.00151741293532338],[0.00447761194029851 0.00450248756218905 0.00450248756218905 0.00447761194029851],[0.8,0.7,0.4],'LineStyle','none')

fill([0.001318407960199 0.001318407960199 0.00134328358208955 0.00134328358208955],[0.00450248756218905 0.0045273631840796 0.0045273631840796 0.00450248756218905],[0.8,0.7,0.4],'LineStyle','none')

fill([0.00134328358208955 0.00134328358208955 0.0013681592039801 0.0013681592039801],[0.00450248756218905 0.0045273631840796 0.0045273631840796 0.00450248756218905],[0.8,0.7,0.4],'LineStyle','none')

fill([0.0013681592039801 0.0013681592039801 0.00139303482587065 0.00139303482587065],[0.00450248756218905 0.0045273631840796 0.0045273631840796 0.00450248756218905],[0.8,0.7,0.4],'LineStyle','none')

fill([0.00139303482587065 0.00139303482587065 0.00141791044776119 0.00141791044776119],[0.00450248756218905 0.0045273631840796 0.0045273631840796 0.00450248756218905],[0.8,0.7,0.4],'LineStyle','none')
